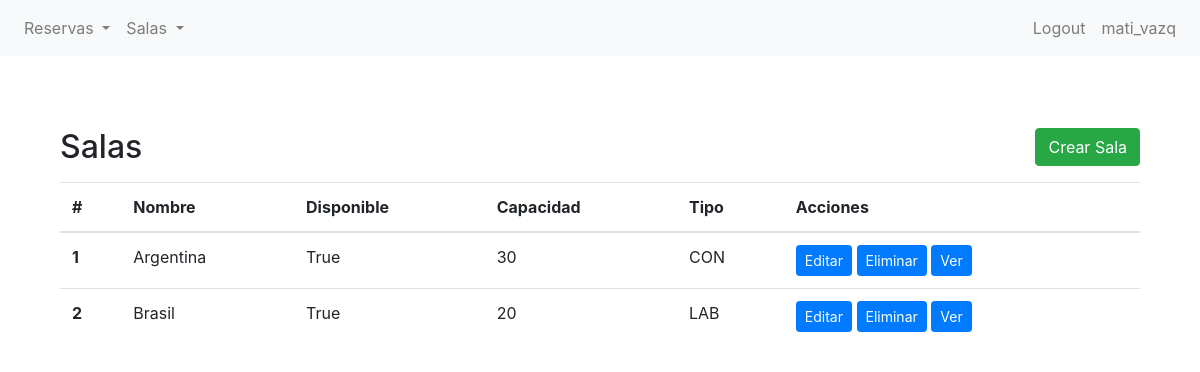
/bookings/sala/list/ (signed in), run on the app's committed database.
### bookings/models.py (models this page shows, shortened)
class Sala(models.Model):
    class Tipo(models.TextChoices):
        AUDITORIO = 'AUD', 'Auditorio'
        SALA_DE_CONFERENCIAS = 'CON', 'Sala de Conferencias'
        AULA = 'AUL', 'Aula'
        LABORATORIO = 'LAB', 'Laboratorio'
    nombre = models.CharField(max_length=50)
    capacidad = models.IntegerField()
    disponible = models.BooleanField()
    tipo = models.CharField(
        max_length=3,
        choices=Tipo.choices,
        default=Tipo.AULA,
    )

### bookings/views.py (the view)
# urls.py: path('sala/list/', SalaListView.as_view(), name='sala-list'),
class SalaListView(LoginRequiredMixin, ListView):
    model = Sala
    template_name = "bookings/vbc/sala_list.html"
    context_object_name = "ADRIANDARGELOS"

### bookings/templates/bookings/vbc/sala_list.html (shortened to what this page needs)
{% extends 'bookings/base.html' %}
{% block content %}
<section class="py-5">
    <div class="container">
        <div class="d-flex justify-content-between align-items-center mb-3">
            <h2 class="mb-0">Salas</h2>
            <a href="{% url 'sala-create' %}" class="btn btn-success">Crear Sala</a>
        </div>
        <table class="table">
            <thead>
                <tr>
                    <th scope="col">#</th>
                    <th scope="col">Nombre</th>
                    <th scope="col">Disponible</th>
                    <th scope="col">Capacidad</th>
                    <th scope="col">Tipo</th>
                    <th scope="col">Acciones</th>
                </tr>
            </thead>
            <tbody>
                {% if ADRIANDARGELOS %}
                {% for sala in ADRIANDARGELOS %}
                <tr>
                    <th scope="row">{{ forloop.counter }}</th>
                    <td>{{ sala.nombre }}</td>
                    <td>{{ sala.disponible }}</td>
                    <td>{{ sala.capacidad }}</td>
                    <td>{{ sala.tipo }}</td>
                    <td>
                        <a href="{% url 'sala-update' sala.id %}" class="btn btn-primary btn-sm">Editar</a>
                        <a href="{% url 'sala-delete' sala.id %}" class="btn btn-primary btn-sm">Eliminar</a>
                        <a href="{% url 'sala-detail' sala.id %}" class="btn btn-primary btn-sm">Ver</a>
                    </td>
                </tr>
                {% endfor %}
                {% else %}
                <tr>
                    <td colspan="7">No hay Salas.</td>
                </tr>
                {% endif %}
            </tbody>
        </table>
    </div>
</section>
{% endblock %}

### bookings/templates/bookings/base.html (shortened to what this page needs)
{% load static %}
<!DOCTYPE html>
<html lang="en">
<head>
    <link href="https://stackpath.bootstrapcdn.com/bootstrap/4.5.2/css/bootstrap.min.css" rel="stylesheet">
</head>
<nav class="navbar navbar-expand-lg navbar-light bg-light">
    <div class="collapse navbar-collapse" id="navbarNav">
        {% if user.is_authenticated %}
        <ul class="navbar-nav">
            <li class="nav-item dropdown">
                <a class="nav-link dropdown-toggle" href="#" id="navbarDropdownMenuLinkReserva" role="button" data-toggle="dropdown" aria-haspopup="true" aria-expanded="false">
                    Reservas
                </a>
            </li>
            <li class="nav-item dropdown">
                <a class="nav-link dropdown-toggle" href="#" id="navbarDropdownMenuLinkSala" role="button" data-toggle="dropdown" aria-haspopup="true" aria-expanded="false">
                    Salas
                </a>
            </li>
        </ul>
        {% endif %}
        <ul class="navbar-nav ml-auto">
            {% if user.is_authenticated %}
                <li class="nav-item">
                    <a class="nav-link" href="{% url 'logout' %}">Logout</a>
                </li>
                <li class="nav-item">
                    <a class="nav-link" href="{% url 'editar-perfil' %}">{{ user }}</a>
                </li>
                {% endif %}
        </ul>
    </div>
</nav>
<div class="container mt-4">
    {% block content %}{% endblock content %}
</div>
</body>
</html>

### data on the page
Sala: nombre "Argentina", disponible "True", capacidad "30", tipo "CON"
Sala: nombre "Brasil", disponible "True", capacidad "20", tipo "LAB"

### other printed values
{{ user }} "mati_vazq"
